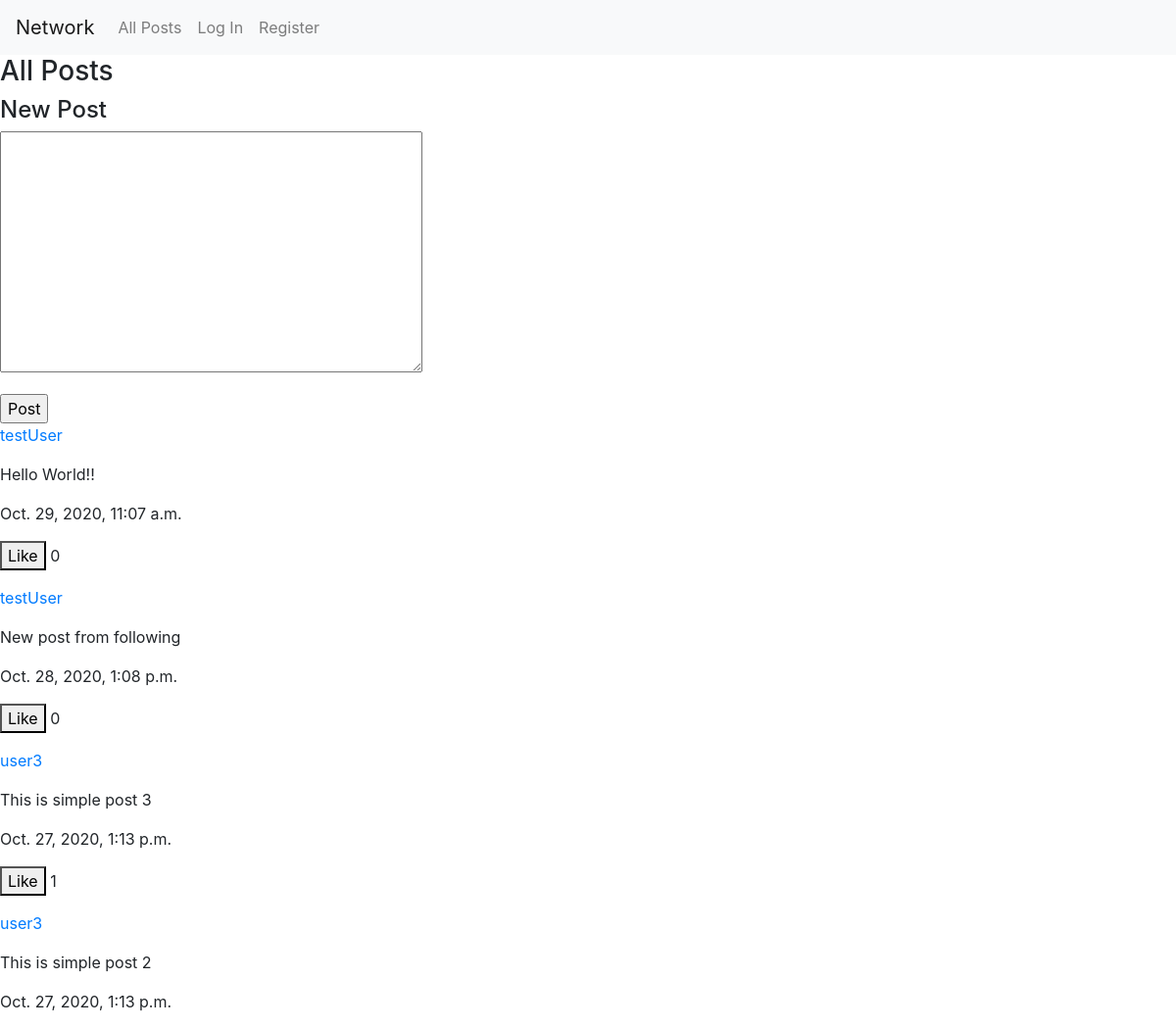
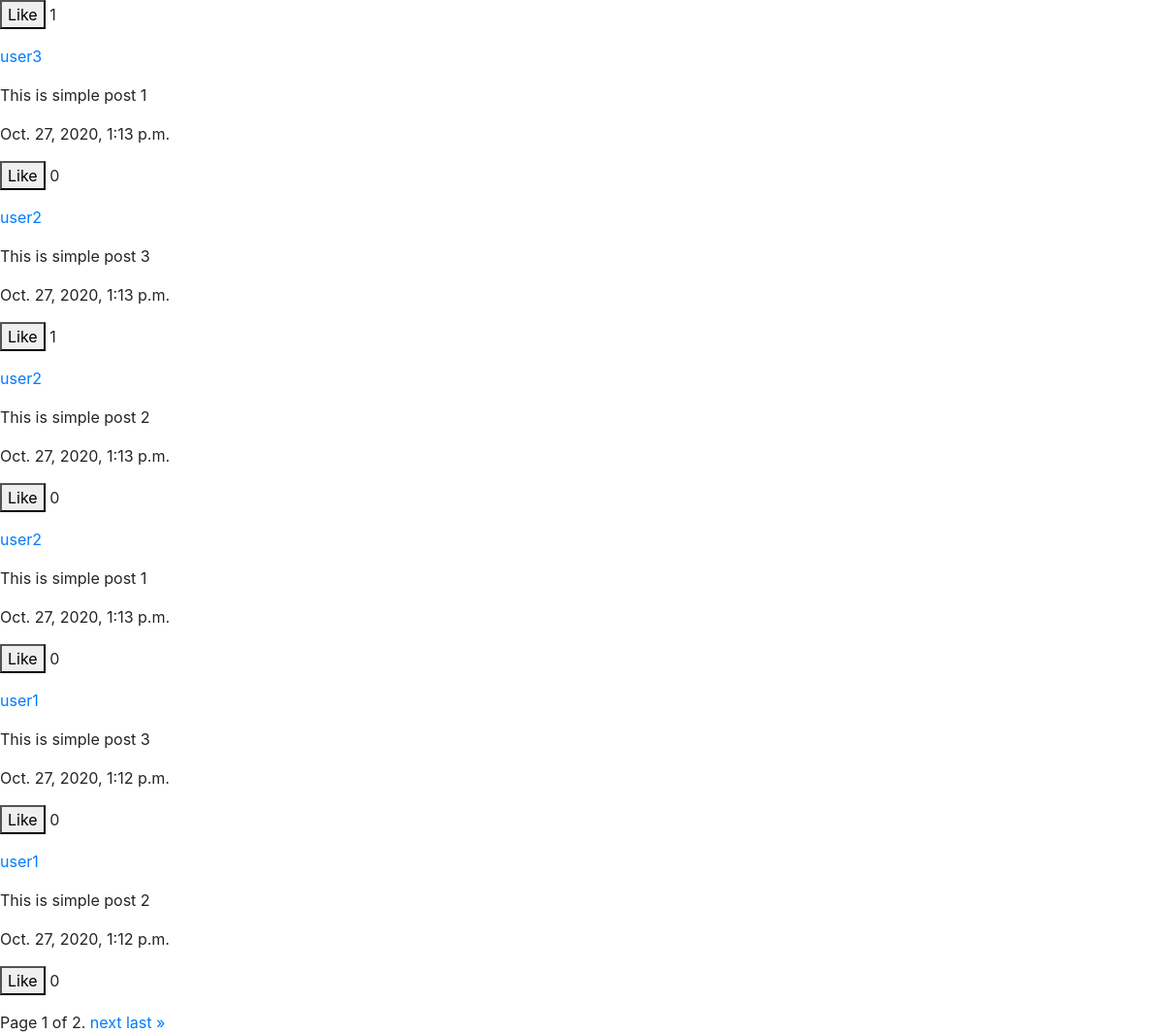
The page /posts on the database its author committed (2 pictures, top to bottom).
### network/models.py (models this page shows)
class Post(models.Model):
    text = models.TextField()
    date = models.DateTimeField(auto_now_add=True)
    user = models.ForeignKey(User, on_delete=models.CASCADE)
    likes = models.IntegerField(default=0)
    def get_users_liking(self):
        return [like.user.id for like in self.who_likes.all()]

class User(AbstractUser):
    pass

### network/views.py (the view)
# urls.py: path("posts", views.all_posts, name="all_posts"),
def all_posts(request):
    posts = Post.objects.all().order_by('-date')
    paginator = Paginator(posts, 10)
    page_number = request.GET.get('page')
    page_object = paginator.get_page(page_number)
    if request.method == 'POST':
        form = PostForm(request.POST)
        if form.is_valid():
            form.instance.user = request.user
            form.save()
            return redirect('all_posts')
        else:
            return render(request, 'network/all_posts.html',
                          {'form': form, 'page_object': page_object})
    else:
        form = PostForm()
        return render(request, 'network/all_posts.html',
                      {'form': form, 'page_object': page_object})

### network/forms.py
class PostForm(forms.ModelForm):
    class Meta:
        model = Post
        fields = ['text']

### network/templates/network/all_posts.html (shortened to what this page needs)
{% extends 'network/layout.html' %}
{% load static %}
{% block body %}
    <h3>All Posts</h3>
    <div>
        <form method="post">
            <h4>New Post</h4>
            <p>
                {{ form.text }}
            </p>
            <input type="submit" value="Post">
        </form>
    </div>
    <div>
        {% for post in page_object %}
            <div>
                <p><a href="{% url 'profile' post.user.id %}">{{ post.user }}</a></p>
                <p class="text">{{ post.text }}</p>
                <p>{{ post.date }}</p>
                <p>
                    {% if post.user != user %}
                        <button class="like" data-post-id="{{ post.id }}">
                            {% if user.id not in post.get_users_liking %}
                                Like
                            {% else %}
                                Unlike
                            {% endif %}
                        </button>
                    {% endif %}
                    <span>{{ post.likes }}</span>
                </p>
            </div>
        {% endfor %}
    </div>
    <div>
        <span>
            Page {{ page_object.number }} of {{ page_object.paginator.num_pages }}.
        </span>
        {% if page_object.has_next %}
            <a href="?page={{ page_object.next_page_number }}">next</a>
            <a href="?page={{ page_object.paginator.num_pages }}">last
                &raquo;</a>
        {% endif %}
    </div>
{% endblock %}

### rows shown on the page
Post: user "testUser", text "Hello World!!", date "Oct. 29, 2020, 11:07 a.m.", shows "Like", likes "0"
Post: user "testUser", text "New post from following", date "Oct. 28, 2020, 1:08 p.m.", shows "Like", likes "0"
Post: user "user3", text "This is simple post 3", date "Oct. 27, 2020, 1:13 p.m.", shows "Like", likes "1"
Post: user "user3", text "This is simple post 2", date "Oct. 27, 2020, 1:13 p.m.", shows "Like", likes "1"
Post: user "user3", text "This is simple post 1", date "Oct. 27, 2020, 1:13 p.m.", shows "Like", likes "0"
Post: user "user2", text "This is simple post 3", date "Oct. 27, 2020, 1:13 p.m.", shows "Like", likes "1"
Post: user "user2", text "This is simple post 2", date "Oct. 27, 2020, 1:13 p.m.", shows "Like", likes "0"
Post: user "user2", text "This is simple post 1", date "Oct. 27, 2020, 1:13 p.m.", shows "Like", likes "0"
Post: user "user1", text "This is simple post 3", date "Oct. 27, 2020, 1:12 p.m.", shows "Like", likes "0"
Post: user "user1", text "This is simple post 2", date "Oct. 27, 2020, 1:12 p.m.", shows "Like", likes "0"

### other values the page prints
{{ page_object.number }} "1"
{{ page_object.paginator.num_pages }} "2"
